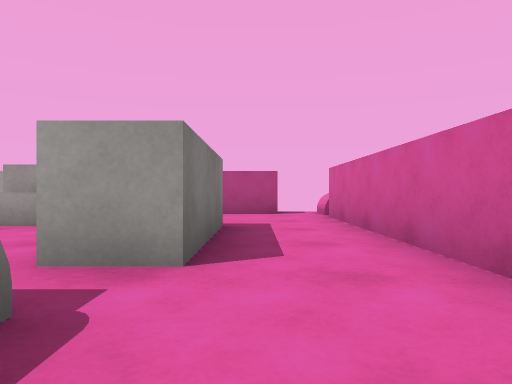
view 1 (above)

14 first-person views from a walk through a 3-D level made in the Unity game engine. The camera is 0.51 m above the floor, looks level and sees 70° across. The floor is counted in squares, 1 m on a side. Each view is taken from the middle of a square. On the plan, view 1 faces up. The plan holds only what a view shows up to about 9 squares ahead; the rest is blank. Surface patterns are stand-ins for the level's own textures.

view 2
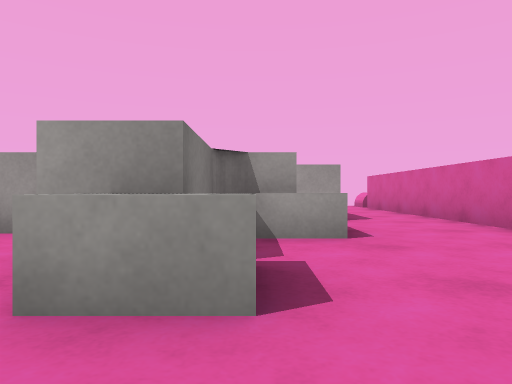

view 3
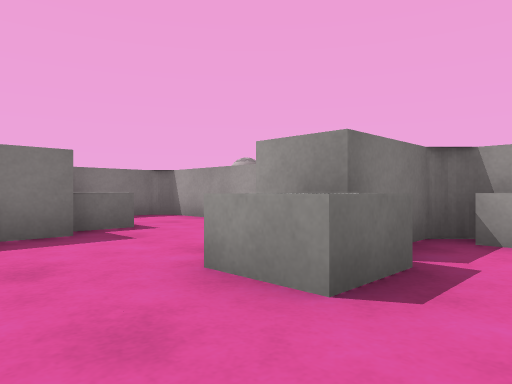

view 4
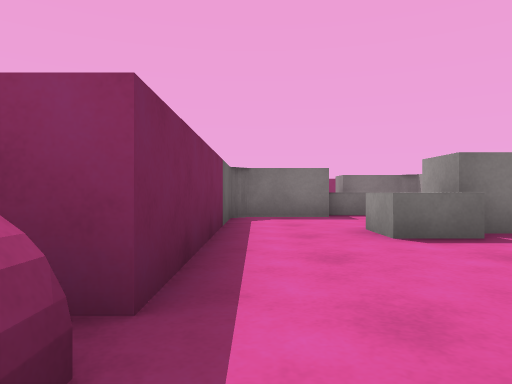

view 5
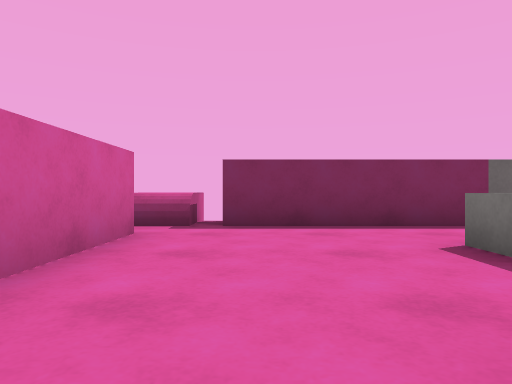

view 6
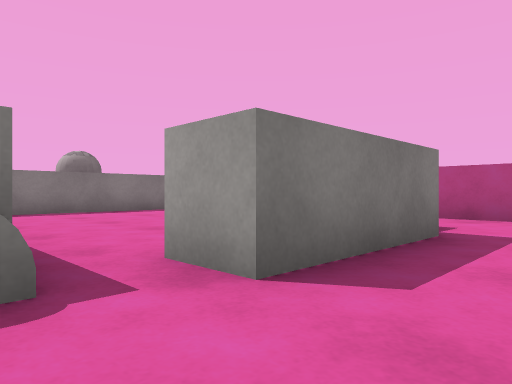

view 7
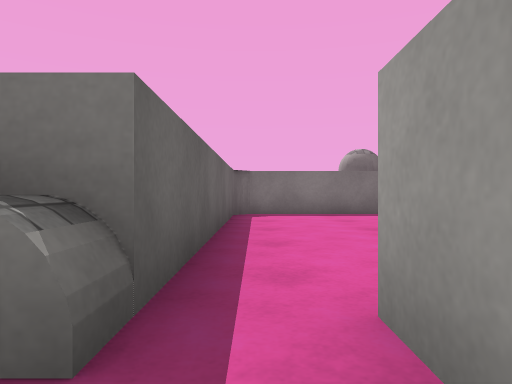

view 8
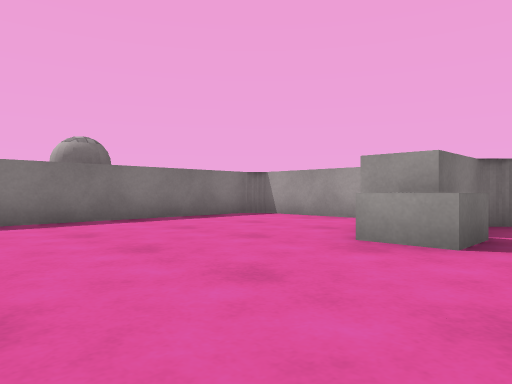

view 9
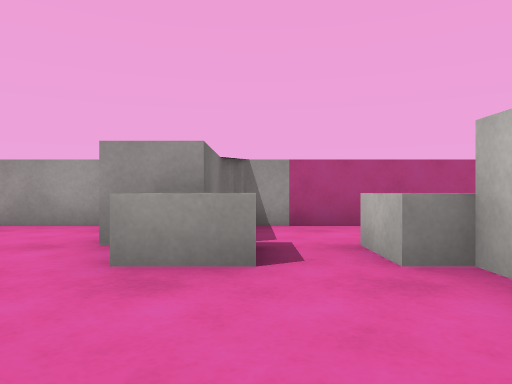

view 10
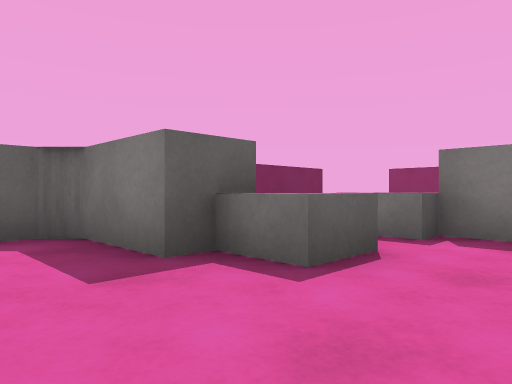

view 11
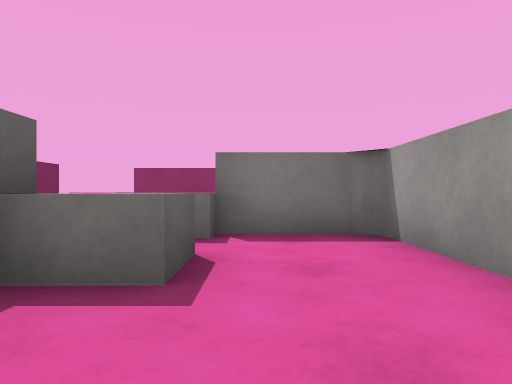

view 12
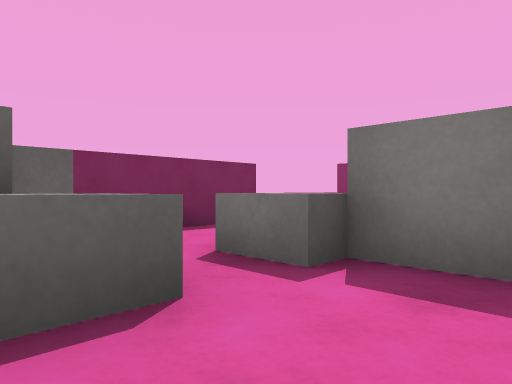

view 13
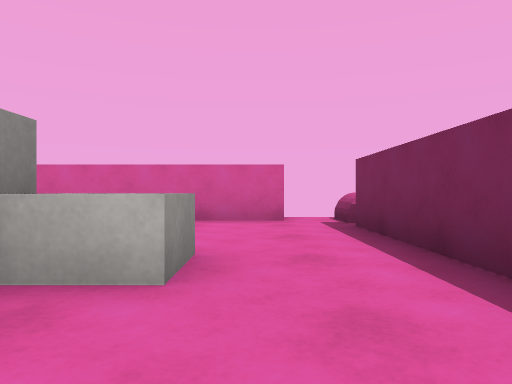

view 14
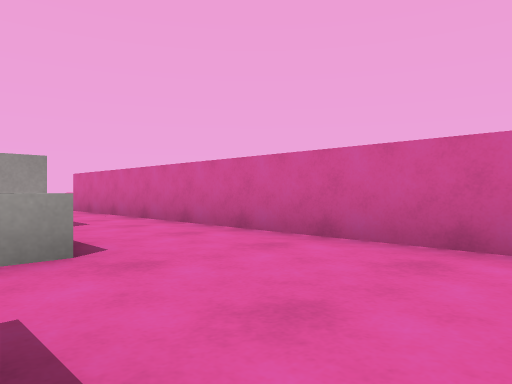

### Floor plan
Key: @ floor where view 1 was taken; # wall or solid block; . floor; = window, fence, low wall or low ledge; ^ raised ledge.
Columns run from 11 left of view 1 to 2 right of it. Each row starts with its distance up from view 1.
  9   ##########.^
  8   #....#.....^
  7   #....#.....#
  6   #....^^^^..#
  5   #.......#..#
  4   #.......#..#
  3   #.......#..#
  2   #..........#
  1   ########^..#
  0   #.....#^^@.#
 -1   #.....#....#
 -2   ^^^^..^^...#
 -3   ..=#.......#
 -4 ###=##........
 -5     ########^^
 -6             ^

Positions as (right, up) in squares from view 1, and headings:
1: (0, 0), facing up
2: (-2, -4), facing up
3: (-1, -4), facing up-left
4: (2, -4), facing left
5: (0, 1), facing down
6: (1, 1), facing up-left
7: (0, 2), facing left
8: (-2, 2), facing up-left
9: (-3, 3), facing up
10: (-4, 0), facing down-left
11: (-4, -1), facing left
12: (-6, 0), facing down-left
13: (-5, -3), facing right
14: (-2, -3), facing up-right
